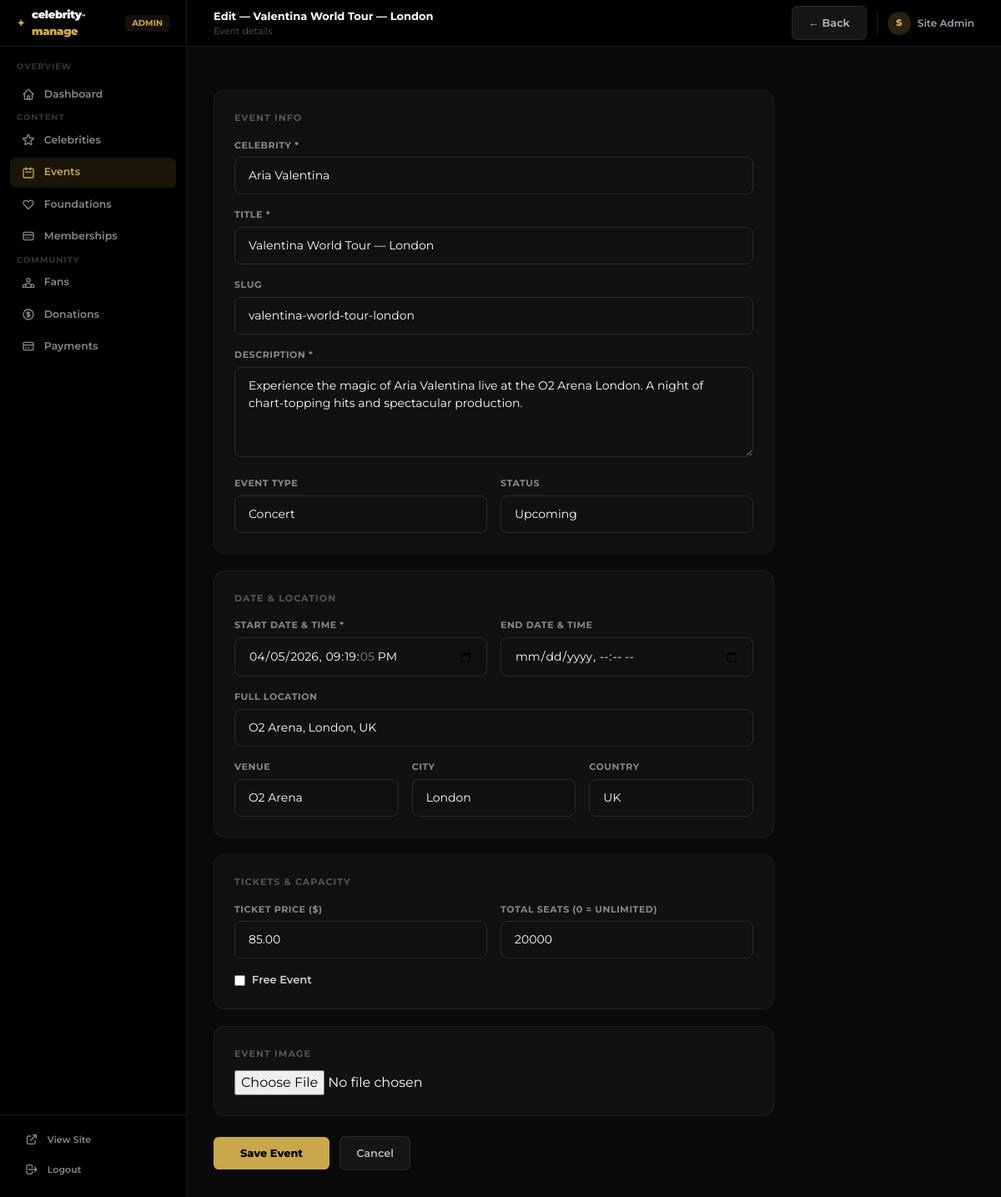
The app's page /manage/events/1/edit/ (signed in) with its own data.
### users/models.py (models this page shows, shortened)
class User(AbstractBaseUser, PermissionsMixin):
    email = models.EmailField(unique=True)
    name = models.CharField(max_length=150)
    country = models.CharField(max_length=100)
    avatar = models.ImageField(upload_to="avatars/", blank=True, null=True)
    is_active = models.BooleanField(default=True)
    is_staff = models.BooleanField(default=False)
    date_joined = models.DateTimeField(auto_now_add=True)
    USERNAME_FIELD = "email"
    REQUIRED_FIELDS = ["name", "country"]
    objects = UserManager()
    class Meta:
        db_table = "users"
        verbose_name = "Fan"
        verbose_name_plural = "Fans"

### events/models.py (models this page shows, shortened)
class Event(models.Model):
    EVENT_TYPES = [
        ("concert", "Concert"),
        ("meetgreet", "Meet & Greet"),
        ("charity", "Charity Event"),
        ("premiere", "Movie Premiere"),
        ("sports", "Sports Event"),
        ("workshop", "Workshop"),
        ("virtual", "Virtual Event"),
        ("other", "Other"),
    ]
    STATUS_CHOICES = [
        ("upcoming", "Upcoming"),
        ("ongoing", "Ongoing"),
        ("completed", "Completed"),
        ("cancelled", "Cancelled"),
    ]
    celebrity = models.ForeignKey(Celebrity, on_delete=models.CASCADE, related_name="events")
    title = models.CharField(max_length=200)
    slug = models.SlugField()
    description = models.TextField()
    event_type = models.CharField(max_length=50, choices=EVENT_TYPES, default="other")
    status = models.CharField(max_length=20, choices=STATUS_CHOICES, default="upcoming")
    event_date = models.DateTimeField()
    end_date = models.DateTimeField(blank=True, null=True)
    location = models.CharField(max_length=300)
    venue = models.CharField(max_length=200, blank=True)
    city = models.CharField(max_length=100, blank=True)
    country = models.CharField(max_length=100, blank=True)
    image = models.ImageField(upload_to="events/", blank=True, null=True)
    ticket_price = models.DecimalField(max_digits=10, decimal_places=2, default=0)
    is_free = models.BooleanField(default=False)
    seats_total = models.PositiveIntegerField(default=0, help_text="0 means unlimited")
    seats_booked = models.PositiveIntegerField(default=0)
    created_at = models.DateTimeField(auto_now_add=True)
    class Meta:
        ordering = ["event_date"]
        unique_together = [["celebrity", "slug"]]

### celebrity_platform/panel_views.py (the view)
# urls.py: path("events/<int:pk>/edit/",         panel_event_edit,         name="panel_event_edit"),
@staff_member_required(login_url="/auth/login/")
def panel_event_edit(request, pk):
    ev = get_object_or_404(Event, pk=pk)
    form = EventForm(request.POST or None, request.FILES or None, instance=ev)
    if request.method == "POST" and form.is_valid():
        form.save()
        messages.success(request, f"Event '{ev.title}' updated.")
        return redirect("panel_events")
    return render(request, "panel/event_form.html", {"form": form, "action": f"Edit — {ev.title}", "obj": ev})

### celebs/models.py (called while the page is built)
    def __str__(self):
        return self.name

### templates/panel/event_form.html (shortened to what this page needs)
{% extends "panel/base.html" %}
{% block nav_events %}active{% endblock %}
{% block page_title %}{{ action }}{% endblock %}
{% block page_subtitle %}Event details{% endblock %}
{% block header_actions %}
  <a href="{% url 'panel_events' %}" class="btn-ghost">← Back</a>
{% endblock %}
{% block content %}
<div class="max-w-2xl">
  <form method="post" enctype="multipart/form-data" class="space-y-5">
    <div class="card p-6 space-y-4">
      <p class="text-[11px] font-bold text-[#555] uppercase tracking-widest">Event Info</p>
      <div>
        <label class="block text-[11px] font-bold text-[#888] mb-1.5 uppercase tracking-wider">Celebrity *</label>
        {{ form.celebrity }}
      </div>
      <div>
        <label class="block text-[11px] font-bold text-[#888] mb-1.5 uppercase tracking-wider">Title *</label>
        {{ form.title }}
      </div>
      <div>
        <label class="block text-[11px] font-bold text-[#888] mb-1.5 uppercase tracking-wider">Slug</label>
        {{ form.slug }}
      </div>
      <div>
        <label class="block text-[11px] font-bold text-[#888] mb-1.5 uppercase tracking-wider">Description *</label>
        {{ form.description }}
      </div>
      <div class="grid grid-cols-2 gap-4">
        <div>
          <label class="block text-[11px] font-bold text-[#888] mb-1.5 uppercase tracking-wider">Event Type</label>
          {{ form.event_type }}
        </div>
        <div>
          <label class="block text-[11px] font-bold text-[#888] mb-1.5 uppercase tracking-wider">Status</label>
          {{ form.status }}
        </div>
      </div>
    </div>
    <div class="card p-6 space-y-4">
      <p class="text-[11px] font-bold text-[#555] uppercase tracking-widest">Date & Location</p>
      <div class="grid grid-cols-2 gap-4">
        <div>
          <label class="block text-[11px] font-bold text-[#888] mb-1.5 uppercase tracking-wider">Start Date & Time *</label>
          {{ form.event_date }}
        </div>
        <div>
          <label class="block text-[11px] font-bold text-[#888] mb-1.5 uppercase tracking-wider">End Date & Time</label>
          {{ form.end_date }}
        </div>
      </div>
      <div>
        <label class="block text-[11px] font-bold text-[#888] mb-1.5 uppercase tracking-wider">Full Location</label>
        {{ form.location }}
      </div>
      <div class="grid grid-cols-3 gap-4">
        <div>
          <label class="block text-[11px] font-bold text-[#888] mb-1.5 uppercase tracking-wider">Venue</label>
          {{ form.venue }}
        </div>
        <div>
          <label class="block text-[11px] font-bold text-[#888] mb-1.5 uppercase tracking-wider">City</label>
          {{ form.city }}
        </div>
        <div>
          <label class="block text-[11px] font-bold text-[#888] mb-1.5 uppercase tracking-wider">Country</label>
          {{ form.country }}
        </div>
      </div>
    </div>
    <div class="card p-6 space-y-4">
      <p class="text-[11px] font-bold text-[#555] uppercase tracking-widest">Tickets & Capacity</p>
      <div class="grid grid-cols-2 gap-4">
        <div>
          <label class="block text-[11px] font-bold text-[#888] mb-1.5 uppercase tracking-wider">Ticket Price ($)</label>
          {{ form.ticket_price }}
        </div>
        <div>
          <label class="block text-[11px] font-bold text-[#888] mb-1.5 uppercase tracking-wider">Total Seats (0 = unlimited)</label>
          {{ form.seats_total }}
        </div>
      </div>
      <label class="flex items-center gap-2 cursor-pointer text-[13px] font-semibold text-zinc-300">
        {{ form.is_free }} Free Event
      </label>
    </div>
    <div class="card p-6">
      <p class="text-[11px] font-bold text-[#555] uppercase tracking-widest mb-3">Event Image</p>
      {{ form.image }}
    </div>
    <div class="flex items-center gap-3 pt-1">
      <button type="submit" class="btn-gold px-8">Save Event</button>
      <a href="{% url 'panel_events' %}" class="btn-ghost">Cancel</a>
    </div>
  </form>
</div>
{% endblock %}

### templates/panel/base.html (shortened to what this page needs)
{% load static %}
<!DOCTYPE html>
<html lang="en">
<head>
  <script src="https://cdn.tailwindcss.com"></script>
</head>
<body class="font-sans text-white min-h-screen antialiased flex">
  <aside id="sidebar" class="fixed top-0 left-0 h-screen w-56 bg-black border-r border-[#1a1a1a] flex flex-col z-40 transition-transform duration-200">
    <div class="h-14 flex items-center px-5 border-b border-[#1a1a1a] shrink-0">
      <a href="{% url 'panel_dashboard' %}" class="flex items-center gap-2">
        <span class="text-[#C9A84C] font-black text-xs">✦</span>
        <span class="font-black text-[13px] tracking-tight">celebrity<span class="text-[#C9A84C]">-manage</span></span>
      </a>
      <span class="ml-auto text-[10px] font-bold text-[#C9A84C] bg-[#C9A84C]/10 px-2 py-0.5 rounded">ADMIN</span>
    </div>
    <nav class="flex-1 overflow-y-auto px-3 py-4 space-y-0.5">
      <p class="text-[10px] font-bold text-[#333] uppercase tracking-widest px-2 mb-2">Overview</p>
      <a href="{% url 'panel_dashboard' %}" class="nav-link {% block nav_dashboard %}{% endblock %}">
        <svg class="nav-icon" fill="none" stroke="currentColor" viewBox="0 0 24 24"><path stroke-linecap="round" stroke-linejoin="round" stroke-width="2" d="M3 12l2-2m0 0l7-7 7 7M5 10v10a1 1 0 001 1h3m10-11l2 2m-2-2v10a1 1 0 01-1 1h-3m-6 0a1 1 0 001-1v-4a1 1 0 011-1h2a1 1 0 011 1v4a1 1 0 001 1m-6 0h6"/></svg>
        Dashboard
      </a>
      <p class="text-[10px] font-bold text-[#333] uppercase tracking-widest px-2 mt-4 mb-2">Content</p>
      <a href="{% url 'panel_celebrities' %}" class="nav-link {% block nav_celebrities %}{% endblock %}">
        Celebrities
      </a>
      <a href="{% url 'panel_events' %}" class="nav-link {% block nav_events %}{% endblock %}">
        <svg class="nav-icon" fill="none" stroke="currentColor" viewBox="0 0 24 24"><path stroke-linecap="round" stroke-linejoin="round" stroke-width="2" d="M8 7V3m8 4V3m-9 8h10M5 21h14a2 2 0 002-2V7a2 2 0 00-2-2H5a2 2 0 00-2 2v12a2 2 0 002 2z"/></svg>
        Events
      </a>
      <a href="{% url 'panel_foundations' %}" class="nav-link {% block nav_foundations %}{% endblock %}">
        <svg class="nav-icon" fill="none" stroke="currentColor" viewBox="0 0 24 24"><path stroke-linecap="round" stroke-linejoin="round" stroke-width="2" d="M4.318 6.318a4.5 4.5 0 000 6.364L12 20.364l7.682-7.682a4.5 4.5 0 00-6.364-6.364L12 7.636l-1.318-1.318a4.5 4.5 0 00-6.364 0z"/></svg>
        Foundations
      </a>
      <a href="{% url 'panel_tiers' %}" class="nav-link {% block nav_tiers %}{% endblock %}">
        <svg class="nav-icon" fill="none" stroke="currentColor" viewBox="0 0 24 24"><path stroke-linecap="round" stroke-linejoin="round" stroke-width="2" d="M3 10h18M7 15h1m4 0h1m-7 4h12a3 3 0 003-3V8a3 3 0 00-3-3H6a3 3 0 00-3 3v8a3 3 0 003 3z"/></svg>
        Memberships
      </a>
      <p class="text-[10px] font-bold text-[#333] uppercase tracking-widest px-2 mt-4 mb-2">Community</p>
      <a href="{% url 'panel_fans' %}" class="nav-link {% block nav_fans %}{% endblock %}">
        Fans
      </a>
      <a href="{% url 'panel_donations' %}" class="nav-link {% block nav_donations %}{% endblock %}">
        Donations
      </a>
      <a href="{% url 'panel_payments' %}" class="nav-link {% block nav_payments %}{% endblock %}">
        <svg class="nav-icon" fill="none" stroke="currentColor" viewBox="0 0 24 24"><path stroke-linecap="round" stroke-linejoin="round" stroke-width="2" d="M3 10h18M7 15h1m4 0h1m-7 4h12a3 3 0 003-3V8a3 3 0 00-3-3H6a3 3 0 00-3 3v8a3 3 0 003 3z"/></svg>
        Payments
      </a>
    </nav>
    <div class="px-4 pb-4 border-t border-[#1a1a1a] pt-3 shrink-0">
      <a href="{% url 'home' %}" class="nav-link text-[11px]">
        <svg class="nav-icon" fill="none" stroke="currentColor" viewBox="0 0 24 24"><path stroke-linecap="round" stroke-linejoin="round" stroke-width="2" d="M10 6H6a2 2 0 00-2 2v10a2 2 0 002 2h10a2 2 0 002-2v-4M14 4h6m0 0v6m0-6L10 14"/></svg>
        View Site
      </a>
      <a href="{% url 'logout' %}" class="nav-link text-[11px] mt-0.5">
        <svg class="nav-icon" fill="none" stroke="currentColor" viewBox="0 0 24 24"><path stroke-linecap="round" stroke-linejoin="round" stroke-width="2" d="M17 16l4-4m0 0l-4-4m4 4H7m6 4v1a3 3 0 01-3 3H6a3 3 0 01-3-3V7a3 3 0 013-3h4a3 3 0 013 3v1"/></svg>
        Logout
      </a>
    </div>
  </aside>
  <div class="ml-56 flex-1 min-h-screen flex flex-col">
    <header class="h-14 bg-black/90 border-b border-[#1a1a1a] flex items-center justify-between px-8 sticky top-0 z-30 backdrop-blur">
      <div>
        <p class="text-[13px] font-bold text-white">{% block page_title %}Panel{% endblock %}</p>
        <p class="text-[11px] text-[#555]">{% block page_subtitle %}celebrity-manage admin{% endblock %}</p>
      </div>
      <div class="flex items-center gap-3">
        {% block header_actions %}{% endblock %}
        <div class="flex items-center gap-2 pl-3 border-l border-[#1e1e1e]">
          <div class="w-7 h-7 rounded-full bg-[#C9A84C]/20 flex items-center justify-center text-[11px] font-black text-[#C9A84C]">{{ user.name|first|upper }}</div>
          <span class="text-[12px] font-semibold text-zinc-400 max-w-[100px] truncate">{{ user.name }}</span>
        </div>
      </div>
    </header>
    <main class="flex-1 p-8">
      {% block content %}{% endblock %}
    </main>
  </div>
</body>
</html>

### records on screen
User: name|first "S", name "Site Admin"
Event: celebrity "Aria Valentina", title "Valentina World Tour — London", slug "valentina-world-tour-london", description "Experience the magic of Aria Valentina live at the O2 Arena London. A night of chart-topping hits and spectacular production.", event_type "Concert", status "Upcoming", event_date "04/05/2026 21:19:05", location "O2 Arena, London, UK", venue "O2 Arena", city "London", country "UK", ticket_price "85.00", seats_total "20000"

### other values on screen
{{ action }} "Edit — Valentina World Tour — London"
